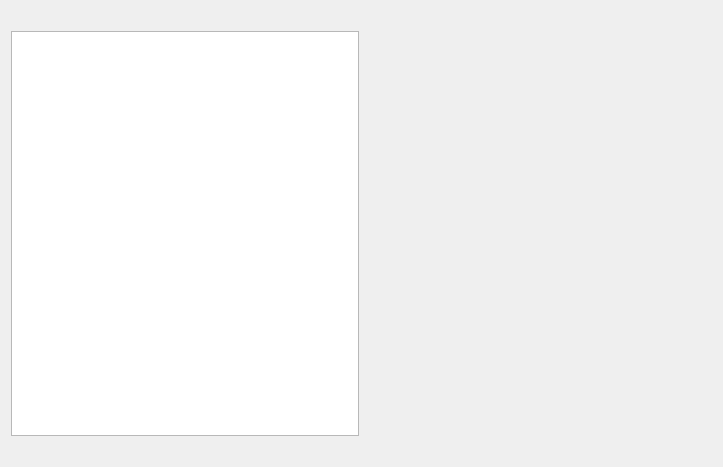
<?xml version="1.0" encoding="UTF-8"?>
<ui version="4.0">
 <class>QRCToken</class>
 <widget class="QWidget" name="QRCToken">
  <property name="geometry">
   <rect>
    <x>0</x>
    <y>0</y>
    <width>723</width>
    <height>467</height>
   </rect>
  </property>
  <property name="windowTitle">
   <string>Form</string>
  </property>
  <layout class="QVBoxLayout" name="verticalLayout_2" stretch="0,0,0,0">
   <item>
    <spacer name="verticalSpacer_2">
     <property name="orientation">
      <enum>Qt::Vertical</enum>
     </property>
     <property name="sizeType">
      <enum>QSizePolicy::Fixed</enum>
     </property>
     <property name="sizeHint" stdset="0">
      <size>
       <width>20</width>
       <height>20</height>
      </size>
     </property>
    </spacer>
   </item>
   <item>
    <layout class="QHBoxLayout" name="horizontalLayout" stretch="1,1">
     <item>
      <layout class="QVBoxLayout" name="verticalLayout_3">
       <item>
        <widget class="QListView" name="tokensList">
         <property name="styleSheet">
          <string notr="true"/>
         </property>
        </widget>
       </item>
      </layout>
     </item>
     <item>
      <widget class="QStackedWidget" name="stackedWidgetToken"/>
     </item>
    </layout>
   </item>
   <item>
    <spacer name="verticalSpacer">
     <property name="orientation">
      <enum>Qt::Vertical</enum>
     </property>
     <property name="sizeType">
      <enum>QSizePolicy::Fixed</enum>
     </property>
     <property name="sizeHint" stdset="0">
      <size>
       <width>20</width>
       <height>20</height>
      </size>
     </property>
    </spacer>
   </item>
   <item>
    <layout class="QVBoxLayout" name="tokenViewLayout"/>
   </item>
  </layout>
 </widget>
 <resources/>
 <connections/>
</ui>
